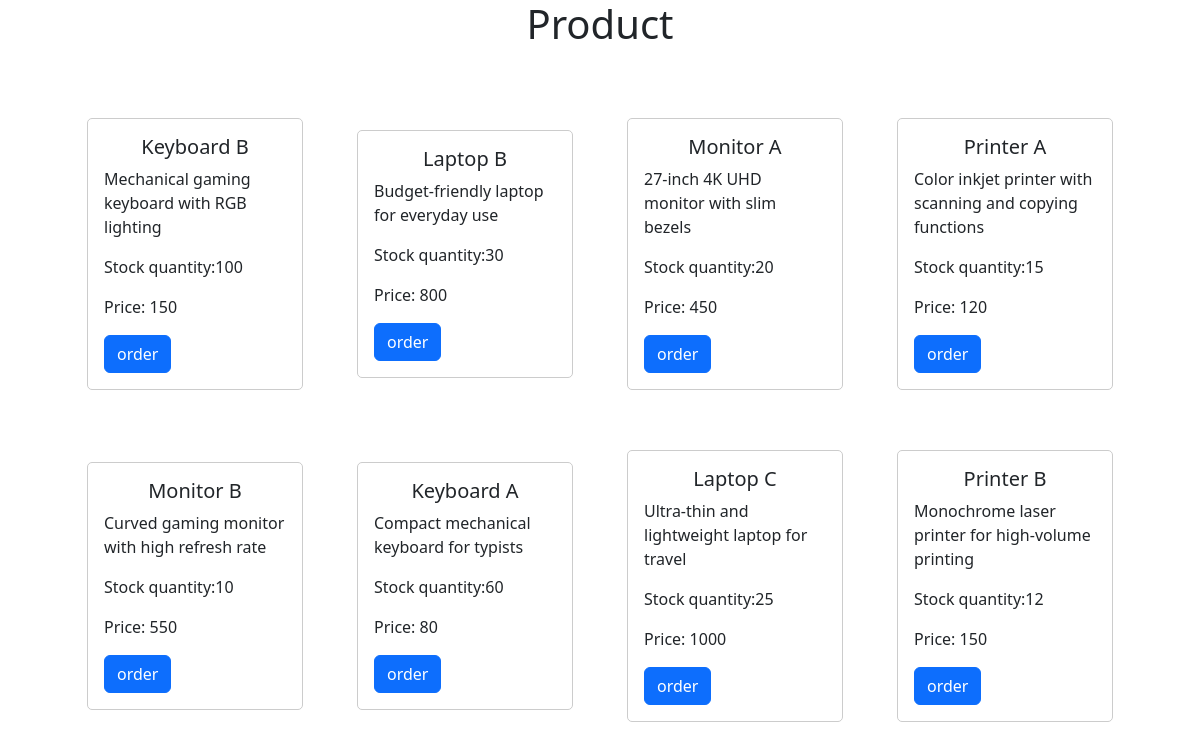
The app's page /product (signed in) with its own data.
### tables this page shows
CREATE TABLE Products (
    product_id INTEGER PRIMARY KEY AUTOINCREMENT,
    type_id INTEGER,
    product_name TEXT NOT NULL,
    description TEXT,
    price DECIMAL NOT NULL,
    stock_quantity INTEGER NOT NULL, created_at TIMESTAMP DEFAULT CURRENT_TIMESTAMP, img TEXT defualt 'default.jpp', sold TEXT NOT NULL DEFAULT 'False',
    FOREIGN KEY (type_id) REFERENCES Types(type_id)
);

### app.py (the view)
@app.route("/product", methods =["POST", "GET"])
def product():
    role = 'Customer'
    if session["user_id"]:
        rows = db.execute("SELECT * FROM Users WHERE user_id = ?", session["user_id"])
        role = rows[0]["role"]
    if request.method == 'POST':
        products = db.execute("select * from Products where type_id = (select type_id from Types where type_name = ?) and sold = ? ORDER BY created_at DESC limit 32", request.form.get("id"), 'False' )
        return render_template("product.html", products = products, role=role)
    products = db.execute("select * from Products where sold = ? ORDER BY created_at DESC limit 32 ", 'False')
    return render_template("product.html", products = products, role=role)

### templates/product.html (shortened to what this page needs)
<!DOCTYPE html>
<html lang="en">
<head>
    <link href="https://cdn.jsdelivr.net/npm/bootstrap@5.3.2/dist/css/bootstrap.min.css" rel="stylesheet">
    <link rel="stylesheet" href="{{ url_for('static', filename='style.css') }}">
</head>
<body>
<section id="trend" >
  <h1 style="text-align: center;">Product</h1>
  <div class="container-flexs">
    {% for product in products %}
  <div class="card item-flexs" >
    <div class="card-body">
      <h5 class="card-title">{{ product['product_name']}}</h5>
      <p class="card-text">{{ product['description'] }}</p>
      <p class="card-text">Stock quantity:{{ product['stock_quantity'] }}</p>
      <p class="card-text">Price: {{ product['price'] }}</p>
      {% if role == 'Supplier' %}
      <form action="/remove" method="post">
        <input type="text" name = "id" hidden value="{{product['product_id']}}">
        <button type="submit" class="btn btn-warning">Remove</button>
      </form>
      {% elif role == 'Customer' %}
      <button class="btn btn-primary float-right">order</button>
      {% endif %}
    </div>
  </div>
  {% endfor %}
  </div>
</section>
</body>
</html>

### static/style.css (style rules this page uses)
.container-flexs { display: flex; flex-direction: row; flex-wrap: wrap; justify-content: space-around; align-items: center; padding: 20px ; margin: 20px 40px; }
.item-flexs { margin: 30px 10px; border: 1px solid #ccc; border-radius: 5px; width: 20%; }
.card-title { text-align: center; }
#trend,footer { z-index: 2; }

### records on screen
Products: product_name "Keyboard B", description "Mechanical gaming keyboard with RGB lighting", stock_quantity "100", price "150"
Products: product_name "Laptop B", description "Budget-friendly laptop for everyday use", stock_quantity "30", price "800"
Products: product_name "Monitor A", description "27-inch 4K UHD monitor with slim bezels", stock_quantity "20", price "450"
Products: product_name "Printer A", description "Color inkjet printer with scanning and copying functions", stock_quantity "15", price "120"
Products: product_name "Monitor B", description "Curved gaming monitor with high refresh rate", stock_quantity "10", price "550"
Products: product_name "Keyboard A", description "Compact mechanical keyboard for typists", stock_quantity "60", price "80"
Products: product_name "Laptop C", description "Ultra-thin and lightweight laptop for travel", stock_quantity "25", price "1000"
Products: product_name "Printer B", description "Monochrome laser printer for high-volume printing", stock_quantity "12", price "150"
